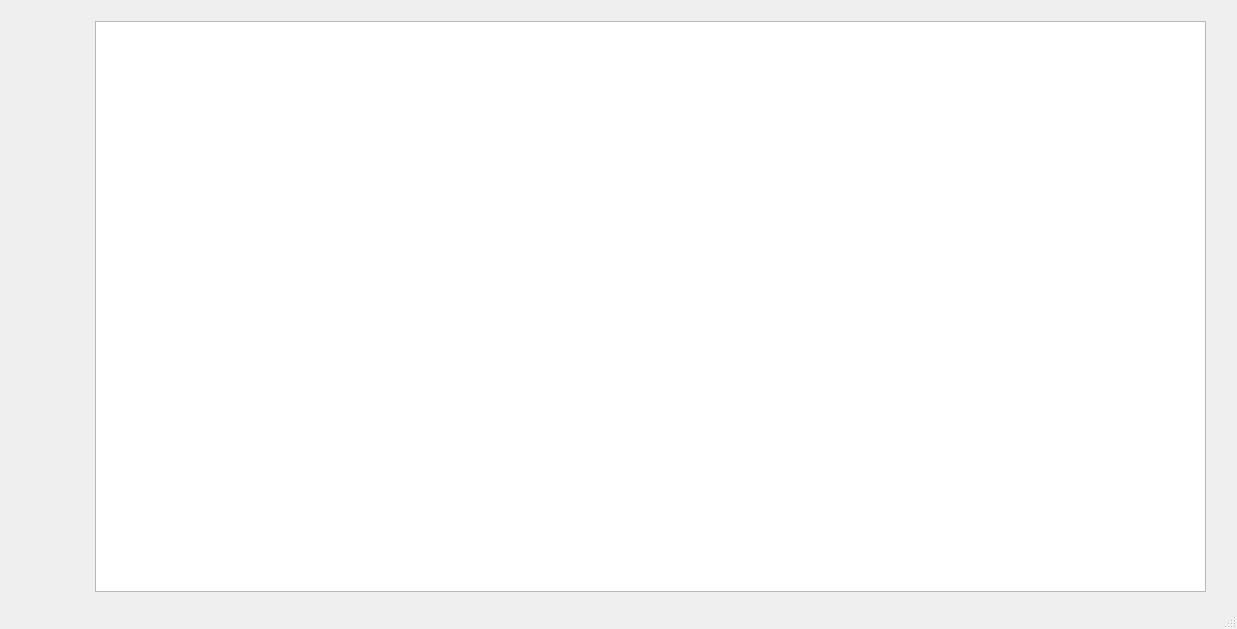
<?xml version="1.0" encoding="UTF-8"?>
<ui version="4.0">
 <class>MainWindow</class>
 <widget class="QMainWindow" name="MainWindow">
  <property name="geometry">
   <rect>
    <x>0</x>
    <y>0</y>
    <width>1237</width>
    <height>629</height>
   </rect>
  </property>
  <property name="windowTitle">
   <string>MainWindow</string>
  </property>
  <widget class="QWidget" name="centralwidget">
   <widget class="QGraphicsView" name="graphicsView">
    <property name="geometry">
     <rect>
      <x>95</x>
      <y>21</y>
      <width>1111</width>
      <height>571</height>
     </rect>
    </property>
   </widget>
  </widget>
  <widget class="QMenuBar" name="menubar">
   <property name="geometry">
    <rect>
     <x>0</x>
     <y>0</y>
     <width>1237</width>
     <height>25</height>
    </rect>
   </property>
  </widget>
  <widget class="QStatusBar" name="statusbar"/>
 </widget>
 <resources/>
 <connections/>
</ui>
